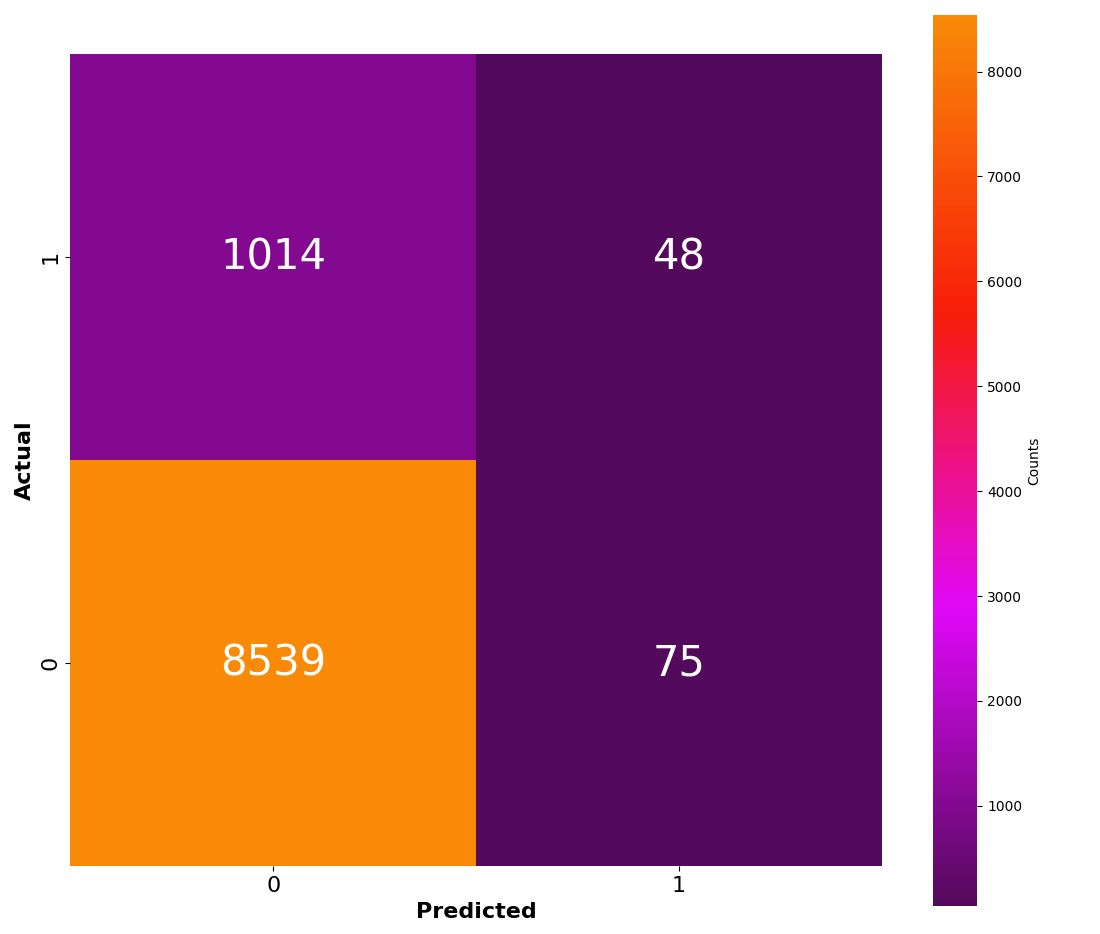

This figure's Python source:

# Paths:
path_data = "data/"

# Packages:
import numpy as np
import pandas as pd
import seaborn as sns
import matplotlib.pyplot as plt
from matplotlib.colors import LinearSegmentedColormap, Colormap
from sklearn.linear_model import LogisticRegression
from sklearn.metrics import classification_report, confusion_matrix, roc_curve, roc_auc_score
from sklearn.model_selection import train_test_split

# Display options:
pd.set_option("display.width", 1200)
pd.set_option("display.max_columns", 300)
pd.set_option("display.max_rows", 300)

# Dataset:
df = pd.read_csv(path_data + "nasa_exoplanets.csv")
df_varnames = pd.read_csv(path_data + "nasa_exoplanets_var_names.csv")

# Variables:
resp_var = "ttv_flag"
resp_var_name = df_varnames.loc[(df_varnames["var"] == resp_var), ["var_name"]].values[0][0]
pred_vars = ["sy_snum", "sy_pnum", "disc_year", "pl_orbeccen", "st_teff", "st_mass", "sy_pm",
            "sy_dist", "sy_gaiamag"]
pred_vars_names = df_varnames.loc[df_varnames["var"].isin(pred_vars)].copy()["var_name"].values.tolist()

# Adapt the data:
df_data = df[[resp_var] + pred_vars]
df_data = df_data.dropna()
df_data = df_data.reset_index(drop = True)

# Classification model:
x = df_data[pred_vars].values.reshape(-1, len(pred_vars))
y = df_data[resp_var].values
x_train, x_test, y_train, y_test = train_test_split(x, y,
                                                    test_size = 0.7,
                                                    random_state = 42)
model = LogisticRegression(
    penalty = "l2",
    tol = 1E-4,
    C = 1,
    fit_intercept = True,
    random_state = 0,
    solver = "liblinear"
).fit(x_train, y_train)

# Confusion matrix:
cm = pd.DataFrame(
    data = confusion_matrix(y_true = y_test,
                            y_pred = model.predict(x_test)),
    index = [0, 1],
    columns = [0, 1]
)
x_vals = cm.index.tolist()
y_vals = cm.columns.tolist()

# Plot:
my_colors = ["#540A5C", "#E008F8", "#F81D08", "#F88A08"]
my_palette = LinearSegmentedColormap.from_list("my_palette", my_colors)

fig, ax = plt.subplots(
    figsize = (11, 10),
    tight_layout = True
)
_ = sns.heatmap(
    data = cm,
    cbar = True,
    cmap = my_palette,
    cbar_kws = {"label": "Counts"},
    annot = True,
    annot_kws = {"size": 30, "color": "white"},
    square = True,
    fmt = "d",
    ax = ax
)
_ = plt.ylim(0, len(y_vals))
_ = ax.set_xlabel(
    "Predicted",
    fontsize = 16,
    fontweight = "bold"
)
_ = ax.set_ylabel(
    "Actual",
    fontsize = 16,
    fontweight = "bold"
)
_ = ax.tick_params(
    axis = "x", 
    which = "major", 
    labelsize = 16
)
_ = ax.tick_params(
    axis = "y", 
    which = "major", 
    labelsize = 16
)
